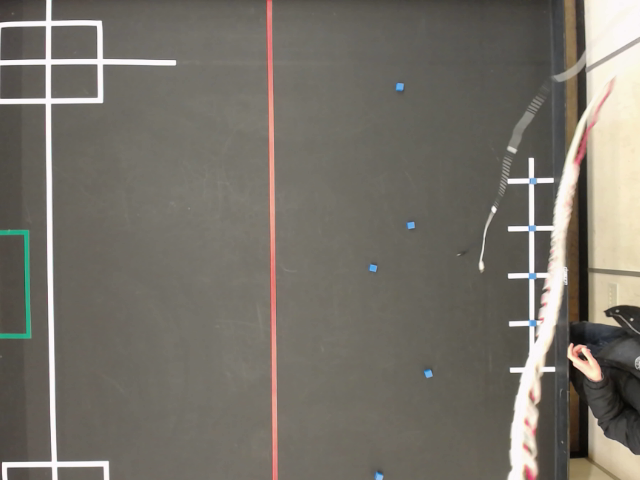
#> input picture intial screengrabs/c10.png, 640 x 480 px, given in place of the camera
$ python competition.py
#> lines starting #> are read from the running program, lines starting #| are printed output that depends on the picture; after the words box and inside, x2 and y2 are one past the last pixel; in counts of white or black regions, pixels touching at a corner belong together
### img_utils.py
import numpy as np
import cv2
from classes import box


# Contains all functions related to bearing and positioning of robot

def find_box_coords(frame):
    # Returns a list of coordinate tuples having been given a frame of image //FRAME IN HSV

    # Define upper and lower blue HSV for finding the boxes
    lower_blue = np.array([80, 60, 100])
    upper_blue = np.array([120, 255, 255])

    # get a mask of all pixels that satisfy this constraint
    filtered_boxes = cv2.inRange(frame, lower_blue, upper_blue)

    # blurs the points together to try to reduce outliers
    gaussian = cv2.GaussianBlur(filtered_boxes, (5, 5), 3)

    # get contours of boxes within mask
    thresh = cv2.threshold(gaussian, 100, 255, 0)[1]
    contours = cv2.findContours(thresh, cv2.RETR_EXTERNAL, cv2.CHAIN_APPROX_SIMPLE)[0]

    list_of_coords = []

    for c in contours:

        # checks that each identified blob is large enough to be consideres a box
        if (len(c) >= 5):
            # get x and y coordinates of contour:
            moments = cv2.moments(c)

            # use equation in openCV documentation
            if moments["m00"] != 0:
                xbar = int(moments["m10"] / moments["m00"])
                ybar = int(moments["m01"] / moments["m00"])

                # Print list of coords from current frame
                if ybar > 90 and ybar < 450 and xbar < 485 and xbar > 270:
                    list_of_coords.append((xbar, ybar))

    return (list_of_coords)


# Function that returns the centre of mass of a triangle between an upper and lower hue value

# [27 lines left out: function find_triangle, not called in this run]


# Returns an updated list of boxes after the robot has finished its initial sweep

def update_box_positions(frame):
    hsv_frame = cv2.cvtColor(frame, cv2.COLOR_BGR2HSV)
    box_coords = find_box_coords(hsv_frame)

    boxes = []
    for i in box_coords:
        boxes.append(box(i[0], i[1], True))

    print("Boxes Found: {}".format(len(boxes)))
    return boxes


# Testing suite
# [41 lines that do not run on import are left out]

### classes.py
class bot:
    def __init__(self):
        self.x = None
        self.y = None
        self.bearing = None

class box:
    def __init__(self, x, y, available):
        self.x = x
        self.y = y
        self.available = available

### competition.py
########
# MAIN PROGRAM FOR IDP 2019 LENT 2 TEAM 201


#####

import cv2
import img_utils
from classes import bot, box
import utils
import time
from concurrent.futures import ThreadPoolExecutor, Future
import numpy as np
import serial


# Step 2 - In 1 thread, continously update the location and bearing of bot
def update_bot_localisation():
    while True:
        # capture frame-by-frame
        ret, frame = cap.read()

        gray = cv2.cvtColor(frame, cv2.COLOR_BGR2GRAY)
        aruco_dict = cv2.aruco.Dictionary_get(cv2.aruco.DICT_ARUCO_ORIGINAL)
        parameters = cv2.aruco.DetectorParameters_create()

        try:
            corners, ids, rejectedImgPoints = cv2.aruco.detectMarkers(gray, aruco_dict, parameters=parameters)

            if len(corners) != 0:
                average_point = np.mean(corners[0][0], 0)
                robot.x = int(average_point[0])
                robot.y = int(average_point[1])
                top_left = corners[0][0][0]
                top_right = corners[0][0][1]
                midpoint_top = (top_left + top_right) / 2
                robot.bearing = - np.arctan2(
                    (midpoint_top[1] - average_point[1]), (midpoint_top[0] - average_point[0])) * 180 / np.pi
                robot.bearing = (robot.bearing + 360) % 360

        except:
            pass
        #
        # #show all available boxes in white and completed boxes in red
        # Try except loop as some boxes might not be found

        try:
            for box in boxes:
                if box.available:
                    cv2.circle(frame, (box.x, box.y), 6, (255, 255, 255), 1)

                else:
                    cv2.circle(frame, (box.x, box.y), 6, (0, 0, 255), 1)

        except:
            pass

        cv2.line(frame, (robot.x, robot.y),
                 (robot.x + int(100 * np.cos(robot.bearing * np.pi / 180)),
                  robot.y - int(100 * np.sin(robot.bearing * np.pi / 180))),
                 (0, 0, 0))

        # get bearing to nearest available box
        # try as all boxes may be already be found

        try:
            # show nearest available box in green
            nearest_box = utils.get_nearest_box(boxes, robot)
            cv2.circle(frame, (nearest_box.x, nearest_box.y), 6, (0, 200, 0), 1)

            angle = utils.get_angle([robot.x, robot.y], [nearest_box.x, nearest_box.y], robot.bearing)

            cv2.line(frame, (robot.x, robot.y),
                     (robot.x + int(100 * np.cos((angle + robot.bearing) * np.pi / 180)),
                      robot.y - int(100 * np.sin((angle + robot.bearing) * np.pi / 180))),
                     (0, 0, 0))

            font = cv2.FONT_HERSHEY_SIMPLEX
            cv2.putText(frame, str(angle), (10, 200), font, 1, (255, 255, 255), 2, cv2.LINE_AA)

        except:
            pass

        cv2.waitKey(10)

        # Trying to find position of unloading for boxes
        cv2.circle(frame, (0, 260), 10, (0, 255, 0), -1)

        # trying to find position of end state
        cv2.circle(frame, (48, 60), 10, (0, 0, 0), -1)

        cv2.imshow("frame", frame)
        if cv2.waitKey(1) & 0xFF == ord('a'):
            break


# Step 3 In 2nd thread, when serial read asks for next angle, calculate angle

def communicate_via_serial():
    time.sleep(3)
    global boxes

    ser = serial.Serial()

    ser.baudrate = 9600
    ser.port = "COM8"
    ser.open()

    while True:
        arduino_string = ser.readline()
        print(arduino_string)

        if arduino_string == b'finished initial sweep\r\n':
            ret, frame = cap.read()
            boxes = img_utils.update_box_positions(frame)

            # Sending bearing to end stage for first unloading stage
            unloading_position = [0, 270]

            angle_to_unloading = utils.get_angle([robot.x, robot.y], unloading_position,
                                                 robot.bearing)

            if angle_to_unloading < 0:
                angle_to_unloading = 360 + angle_to_unloading

            print("sending {}".format(angle_to_unloading))

            # send angle to arduino via serial (0-360)1
            ser.write(str(str(angle_to_unloading) + "/n").encode("UTF-8"))


        if arduino_string == b'requesting bearing\r\n':
            # if all boxes taken, send an angle of 5000 to indicate that end sequence must run
            if all([box.available is False for box in boxes]) or boxes is None:
                ser.write(str(str(5000) + "/n").encode("UTF-8"))

                # check if arduino received end sequence code
                arduino_string = ser.readline()
                print(arduino_string)

                # code for driving into the unloading stage
                unloading_position = [0, 270]

                angle_to_unloading = utils.get_angle([robot.x, robot.y], unloading_position,
                                                     robot.bearing)

                if angle_to_unloading < 0:
                    angle_to_unloading = 360 + angle_to_unloading

                print("sending {}".format(angle_to_unloading))

                # send angle to arduino via serial (0-360)1
                ser.write(str(str(angle_to_unloading) + "/n").encode("UTF-8"))


                #Repeat the same process with a position closer to the end sequence, for greater accuracy
                end_string = ser.readline()
                print(end_string)

                if arduino_string == b'requesting second bearing\r\n':
                    # code for driving into the unloading stage]
                    unloading_position = [0, 270]

                    angle_to_unloading = utils.get_angle([robot.x, robot.y], unloading_position,
                                                         robot.bearing)

                    if angle_to_unloading < 0:
                        angle_to_unloading = 360 + angle_to_unloading

                    print("sending {}".format(angle_to_unloading))

                    # send angle to arduino via serial (0-360)1
                    ser.write(str(str(angle_to_unloading) + "/n").encode("UTF-8"))


            # get nearest available box and mark as unavailable
            nearest_box = utils.get_nearest_box(boxes, robot)
            # get bearing to nearest available box
            angle = utils.get_angle([robot.x, robot.y], [nearest_box.x, nearest_box.y], robot.bearing)

            if angle < 0:
                angle = 360 + angle

            # send angle to arduino via serial (0-360)1
            ser.write(str(str(angle) + "/n").encode("UTF-8"))

        if arduino_string == b'processed box\r\n':
            # arduino got box - mark processed box as removed

            boxes, nearest_box = utils.get_nearest_box_with_removal(boxes, robot)


if __name__ == '__main__':
    cap = cv2.VideoCapture(0)
    robot = bot()

    # Step 1 - get location of boxes:
    ret, first_frame = cap.read()
#> first_frame is the input picture: shape (480, 640, 3); mean B, G, R 105.3, 113.9, 118.4
    boxes = img_utils.update_box_positions(first_frame)
#> in update_box_positions, `hsv_frame = cv2.cvtColor(frame, cv2.COLOR_BGR2HSV)`: hsv_frame: shape (480, 640, 3); mean H, S, V 25.1, 30, 119
#> in find_box_coords, `filtered_boxes = cv2.inRange(frame, lower_blue, upper_blue)`:
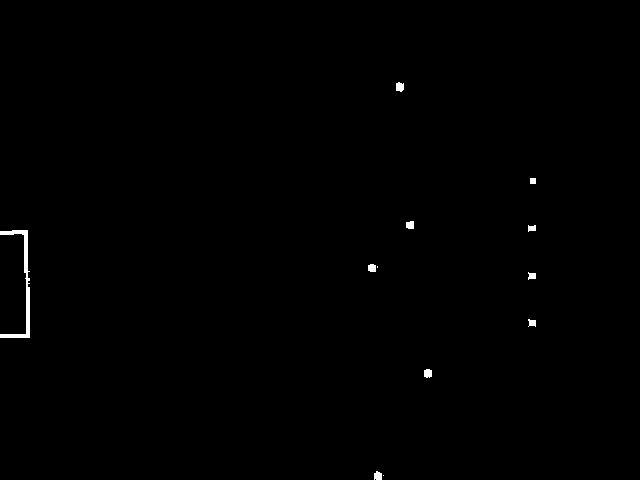
#> filtered_boxes: shape (480, 640); 0.36% white; 12 white regions (2 under 20 px), largest, box (x1, y1, x2, y2) and area: (0, 230, 30, 338) 619, (396, 82, 404, 92) 66, (424, 369, 432, 378) 63
#> in find_box_coords, `thresh = cv2.threshold(gaussian, 100, 255, 0)[1]`: thresh: shape (480, 640); 0.37% white; 10 white regions
#> in find_box_coords, `contours = cv2.findContours(thresh, cv2.RETR_EXTERNAL, cv2.CHAIN_APPRO..`: contours = 10 contours; largest, box (x1, y1, x2, y2) and area: (0, 230, 30, 338) 488, (396, 82, 404, 92) 56, (374, 471, 383, 480) 54, (424, 369, 432, 378) 53, (368, 264, 377, 272) 51
#> the loop in find_box_coords, `for c in contours:` made 10 passes
#> (xbar, ybar) on passes 1 to 10: (377, 475), (427, 372), (531, 322), (531, 275), (371, 267), (22, 283), (531, 227), (409, 224), (532, 180), (399, 86)
#> after the loop in find_box_coords, `for c in contours:`: list_of_coords = [(427, 372), (371, 267), (409, 224)]
#> the loop in update_box_positions, `for i in box_coords:` made 3 passes
#> after the loop in update_box_positions, `for i in box_coords:`: boxes = 3 items
#| Boxes Found: 3
#> boxes = 3 items

    pool = ThreadPoolExecutor(max_workers=2)
    pool.submit(update_bot_localisation)
#> in update_bot_localisation, `gray = cv2.cvtColor(frame, cv2.COLOR_BGR2GRAY)`:
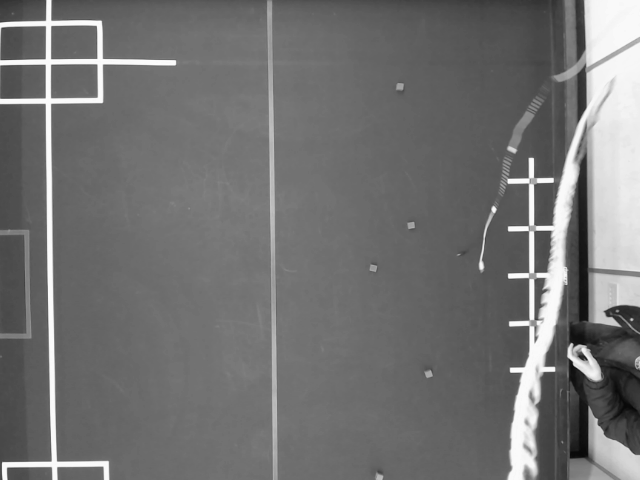
#> gray: shape (480, 640); min 6, max 251, mean 114.3
#> in update_bot_localisation, `corners, ids, rejectedImgPoints = cv2.aruco.detectMarkers(gray, aruco_..`: corners = (); ids = None; rejectedImgPoints = 8 items
#> the loop in update_bot_localisation, `for box in boxes:` made 3 passes
#> after the loop in update_bot_localisation, `for box in boxes:`: frame: shape (480, 640, 3); 0.03% of pixels changed, all inside (x1, y1, x2, y2) = (365, 218, 434, 379)
    pool.submit(communicate_via_serial)
